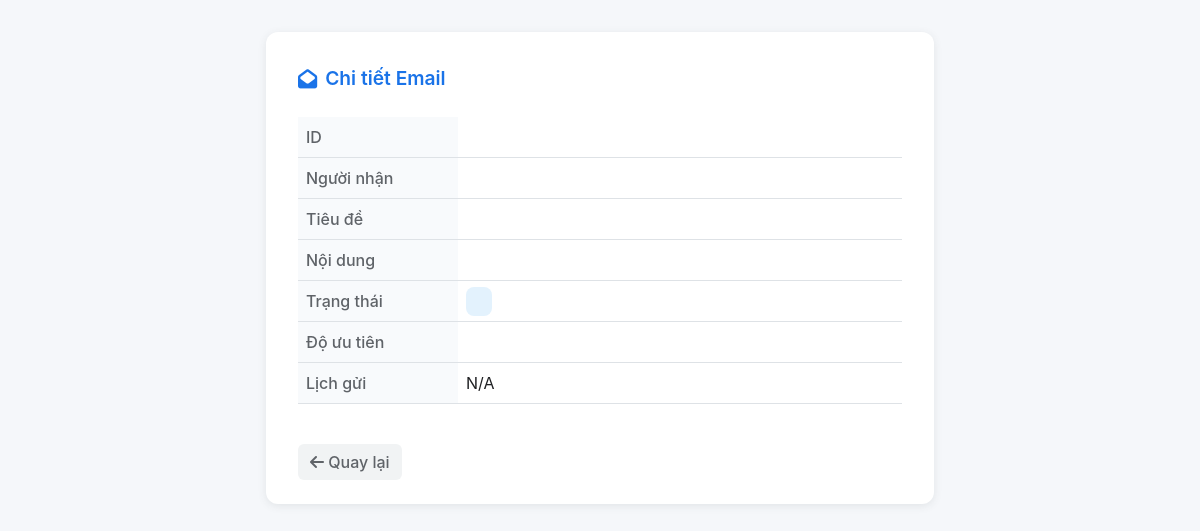
Page /email/37 on the earlier database version.
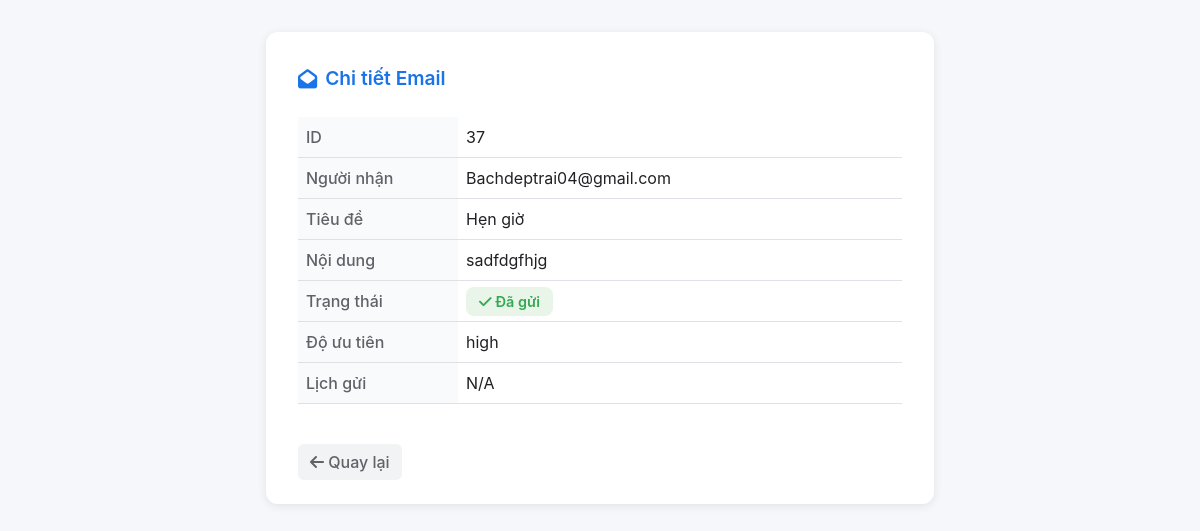
Same page on the later database version.
### tables this page shows
CREATE TABLE emails (
            id INTEGER PRIMARY KEY AUTOINCREMENT,
            recipient TEXT NOT NULL,
            subject TEXT NOT NULL,
            body TEXT NOT NULL,
            status TEXT DEFAULT 'pending',
            priority TEXT DEFAULT 'medium',
            scheduled_time TEXT,
            is_cancelled INTEGER DEFAULT 0
        );

### app.py (the view)
@app.route('/email/<int:email_id>')
def view_email(email_id):
    conn = sqlite3.connect('emails.db')
    cursor = conn.cursor()
    cursor.execute("SELECT * FROM emails WHERE id=?", (email_id,))
    email = cursor.fetchone()
    conn.close()
    return render_template('view_email.html', email=email)

### templates/view_email.html (shortened to what this page needs)
<!DOCTYPE html>
<html lang="vi">
<head>
    <link href="https://cdn.jsdelivr.net/npm/bootstrap@5.3.3/dist/css/bootstrap.min.css" rel="stylesheet">
    <link rel="stylesheet" href="https://cdnjs.cloudflare.com/ajax/libs/font-awesome/6.4.0/css/all.min.css">
</head>
<body>
    <div class="main-container">
        <div class="email-card">
            <div class="card-title">
                <i class="fas fa-envelope-open"></i> Chi tiết Email
            </div>
            <table class="table info-table">
                <tr><th>ID</th><td>{{ email[0] }}</td></tr>
                <tr><th>Người nhận</th><td>{{ email[1] }}</td></tr>
                <tr><th>Tiêu đề</th><td>{{ email[2] }}</td></tr>
                <tr><th>Nội dung</th><td>{{ email[3] }}</td></tr>
                <tr><th>Trạng thái</th>
                    <td>
                        {% if email[4] == 'sent' %}
                            <span class="badge-status badge-sent"><i class="fas fa-check"></i> Đã gửi</span>
                        {% elif email[4] == 'fail' %}
                            <span class="badge-status badge-fail"><i class="fas fa-times"></i> Lỗi</span>
                        {% elif email[4] == 'pending' %}
                            <span class="badge-status badge-pending"><i class="fas fa-clock"></i> Chờ gửi</span>
                        {% else %}
                            <span class="badge-status badge-other">{{ email[4] }}</span>
                        {% endif %}
                    </td>
                </tr>
                <tr><th>Độ ưu tiên</th><td>{{ email[5] }}</td></tr>
                <tr><th>Lịch gửi</th><td>{{ email[6] or 'N/A' }}</td></tr>
            </table>
            <a href="{{ url_for('index') }}" class="btn btn-back"><i class="fas fa-arrow-left"></i> Quay lại</a>
        </div>
    </div>
</body>
</html>

Differences in the rows shown:
added emails: id "37", recipient "Bachdeptrai04@gmail.com", subject "Hẹn giờ", body "sadfdgfhjg", priority "high"
Other differences:
text now shown: "Đã gửi"
